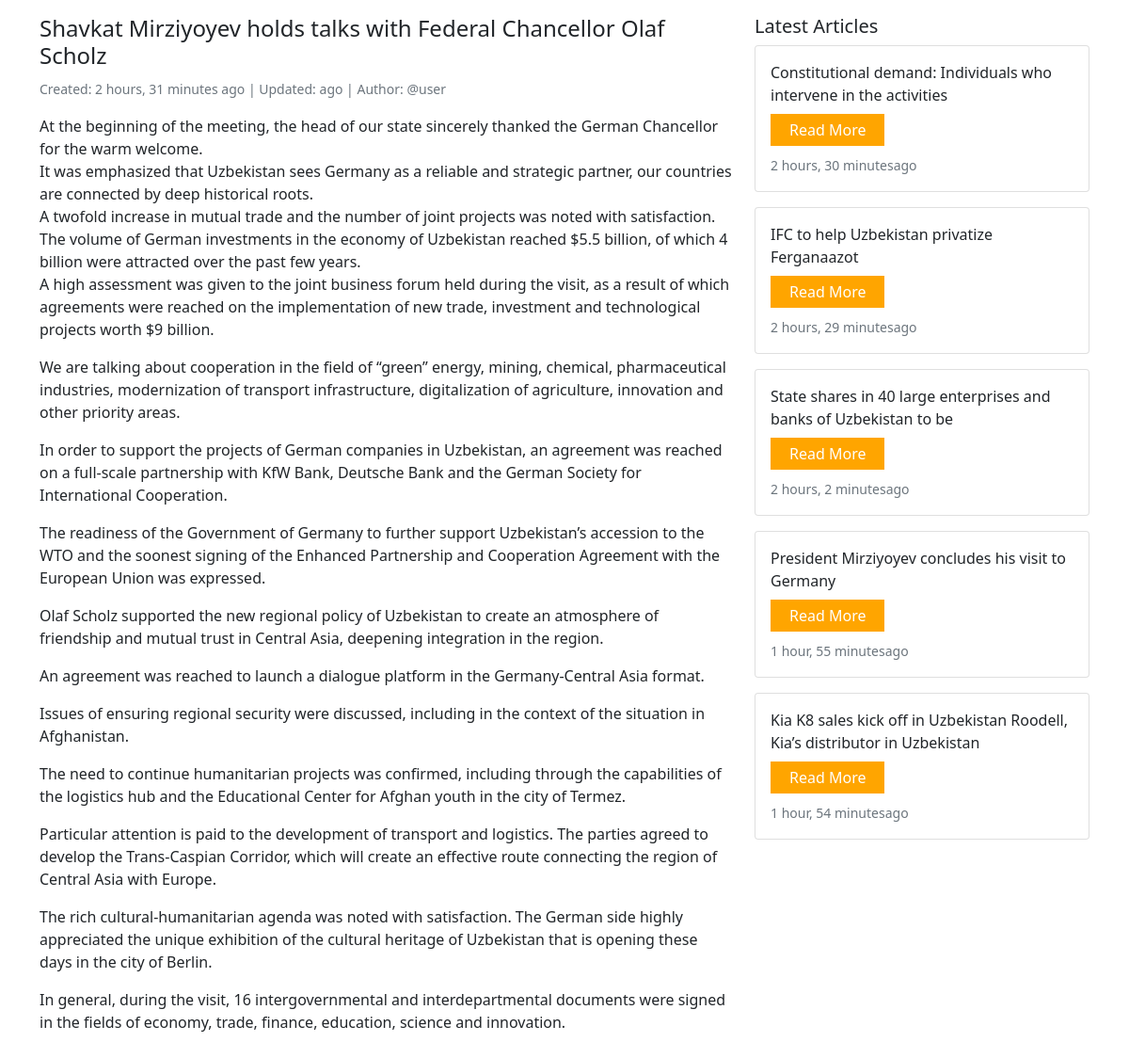
/article/1/detail, run on the app's committed database.
### main/models.py (models this page shows, shortened)
class Article(models.Model):
    author  = models.ForeignKey(User, on_delete=models.CASCADE)
    title = models.CharField(max_length=150)
    body = models.TextField()
    image = models.URLField(null=True, blank=True)
    created_at = models.DateTimeField(auto_now_add=True)
    updated = models.DateTimeField(auto_now=True)
    is_active = models.BooleanField(default=True)

### main/views.py (the view)
# urls.py: path('article/<int:id>/detail', views.article_detail, name='article_detail'),
def article_detail(request, id):
    article = Article.objects.get(id=id)
    articles = Article.objects.filter(is_active = True)
    return render(request, 'detail.html', {'article': article, 'articles': articles })

### templates/detail.html (shortened to what this page needs)
{% extends 'base.html' %}
{% block content %}
<div class="container">
        <div class="main row mt-3 mb-3">
            <div class="col-sm-12 col-lg-8 mb-3">
                <h4 class="">{{article.title}}</h4>
                <small class="text-muted">Created: {{article.created_at|timesince}} ago | Updated: {{article.updated_at|timesince}} ago | Author: @{{article.author}}</small>
                <p style="text-align:justify; text-justify: inter-word;" class="mt-3">{{article.body|linebreaks|safe}}</p>
            </div>
            <div class="col-sm-10 col-lg-4 ml-2">
                <h5>Latest Articles</h5>
                {% for i in articles %}
                    {% if not article == i %}
                    <div class="card ml-2 mb-3">
                        <div class="card-body">
                            <span class="card-text">{{i.title}}</span><br>
                            <a class="mt-2 mb-2" href="{% url 'article_detail' article.id %}" style="display: inline-block; text-decoration: none !important; padding:5px 20px; background-color: orange; color: white;">Read More</a><br>
                            <small class="text-muted">{{i.created_at|timesince}}ago</small>
                        </div>
                    </div>
                    {% endif %}
                {% endfor %}
            </div>
        </div>
    </div>
{% endblock content %}

### templates/base.html (shortened to what this page needs)
<!DOCTYPE html>
<html lang="en">
<head>
    <link href="https://cdn.jsdelivr.net/npm/bootstrap@5.0.2/dist/css/bootstrap.min.css" rel="stylesheet">
</head>
<body>
    {% block content %}
    {% endblock content %}
</body>
</html>

### data on the page
Article: title "Shavkat Mirziyoyev holds talks with Federal Chancellor Olaf Scholz", created_at "2 hours, 31 minutes", author "user", body "At the beginning of the meeting, the head of our state sincerely thanked the German Chancellor for the warm welcome. It was emphasized that Uzbekistan sees Germany as a reliable and strategic partner, our countries are connected by deep historical roots. A twofold increase in mutual trade and the number of joint projects was noted with satisfaction. The volume of German investments in the economy of Uzbekistan reached $5.5 billion, of which 4 billion were attracted over the past few years. A high assessment was given to the joint business forum held during the visit, as a result of which agreements were reached on the implementation of new trade, investment and technological projects worth…"
Article: title "Constitutional demand: Individuals who intervene in the activities", created_at "2 hours, 30 minutes"
Article: title "IFC to help Uzbekistan privatize Ferganaazot", created_at "2 hours, 29 minutes"
Article: title "State shares in 40 large enterprises and banks of Uzbekistan to be", created_at "2 hours, 2 minutes"
Article: title "President Mirziyoyev concludes his visit to Germany", created_at "1 hour, 55 minutes"
Article: title "Kia K8 sales kick off in Uzbekistan Roodell, Kia’s distributor in Uzbekistan", created_at "1 hour, 54 minutes"
